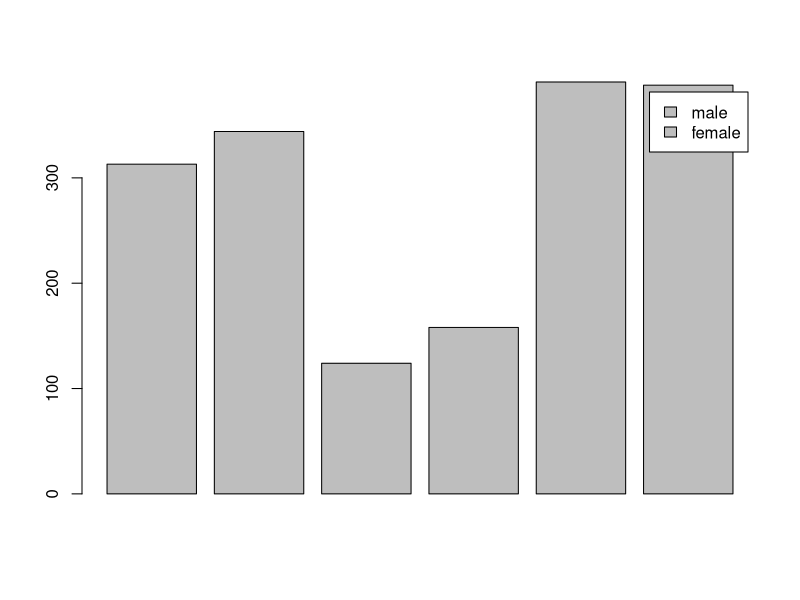

Write R code to recreate this figure.
#ex 1
#calculate chi-squared value to answer the question "are there differences in
#the way that males and females vote in the UK
voters <- data.frame(
  sex = c("male","female"),
  conservative = c(313, 344),
  liberal_democrat = c(124, 158),
  labour = c(391, 388)
)
voters
barplot(c(voters$conservative, voters$liberal_democrat, voters$labour), legend=voters$sex)

# X^2 = Sum(i=0, k)(O_i - E_i)^2) / E_i
#where E_i = (n_r(i)n_c(i)) / n

#Male_n_r = 313+124+391 = 828
#Female_n_r = 344+158+388 = 890
#Conservative_n_c = 313+344 = 657
#LiberalDemocrat_n_c = 124+158= 282
#Labor_n_c = 391+388=779
#n = 313+124+391+344+158+388 = 1718

#conservative_male = (828*657)/1718 = 316.64
#etc...
#       conserv libdems labour
#male   0.04    1.04    0.64
#female 0.04    0.97    0.60

#X^2 = 0.04+1.04+0.64+0.04+0.97+0.60 = 3.33
#deg_of_freedom = (nr-1)(nc-1) = (2-1)(3-1) = 2
#look up X2 percentage points table
#v=2, p(%) upper tail = 90, = 4.605

chisq.test(voters$conservative, voters$liberal_democrat, voters$sex, correct=FALSE)

#ex 2
students <- data.frame(
  student = c(1, 2, 3, 4, 5, 6, 7, 8, 9, 10),
  maths = c(64, 45, 40, 55, 60, 50, 80, 30, 70, 65),
  physics = c(60, 60, 55, 70, 80, 40, 85, 50, 70, 80)
)
students
stats::cor.test(students$maths, students$physics, method='pearson')
#Output:
#Pearson's product-moment correlation
#data:  students$maths and students$physics
#t = 3.132, df = 8, p-value = 0.01397
#alternative hypothesis: true correlation is not equal to 0
#95 percent confidence interval:
#  0.2112502 0.9349164
#sample estimates:
#  cor 
#0.7421625
# we now look up 0.74

#Look up 0.74 in table and under n=10 read values. 
#5% value is .632 and 1% is 0.765 so our pearsons value is 
#significant at 5% level but not 1% level.


mothers <- data.frame(
  mother = c("A", "B", "C", "D", "E", "F", "G", "H", "I", "J"),
  haemoglobin_x = c(11.7, 14.2, 13.7, 13.5, 14.6, 13.8, 13.9, 11.4, 11.6, 13.6),
  red_blood_cells_y = c(349, 449, 454, 441, 468, 476, 473, 448, 397, 496)
)

cor.test(mothers$haemoglobin_x, mothers$red_blood_cells_y, method = "kendall")
#Kendall's rank correlation tau
#data:  mothers$haemoglobin_x and mothers$red_blood_cells_y
#T = 30, p-value = 0.2164
#alternative hypothesis: true tau is not equal to 0
#sample estimates:
#      tau 
#0.3333333 or 1/3
#we look up a table for kendall and find that 0.33 is below
#both the 5% and the 1% significance levels.